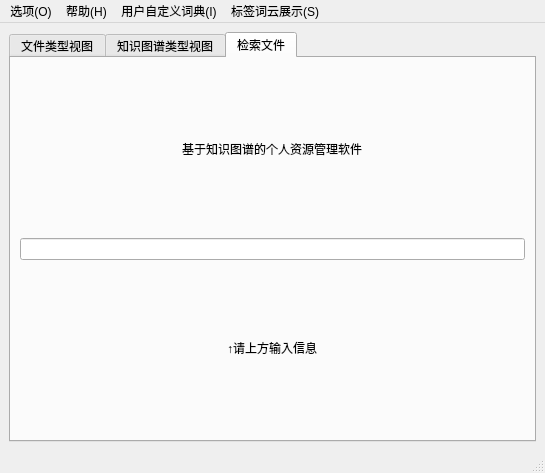
<?xml version="1.0" encoding="UTF-8"?>
<ui version="4.0">
 <class>GraphShowWindow</class>
 <widget class="QMainWindow" name="GraphShowWindow">
  <property name="geometry">
   <rect>
    <x>0</x>
    <y>0</y>
    <width>545</width>
    <height>473</height>
   </rect>
  </property>
  <property name="windowTitle">
   <string>MainWindow</string>
  </property>
  <widget class="QWidget" name="centralwidget">
   <layout class="QGridLayout" name="gridLayout">
    <item row="0" column="0">
     <widget class="QTabWidget" name="tabWidget">
      <property name="currentIndex">
       <number>2</number>
      </property>
      <widget class="QWidget" name="file_view">
       <attribute name="title">
        <string>文件类型视图</string>
       </attribute>
       <layout class="QGridLayout" name="gridLayout_7">
        <item row="0" column="0">
         <widget class="QTreeView" name="treeView"/>
        </item>
        <item row="0" column="1">
         <layout class="QGridLayout" name="gridLayout_5">
          <item row="0" column="0">
           <widget class="QLabel" name="label_3">
            <property name="text">
             <string>基本属性</string>
            </property>
           </widget>
          </item>
          <item row="1" column="0">
           <widget class="QListView" name="listView"/>
          </item>
          <item row="2" column="0">
           <widget class="QLabel" name="label_4">
            <property name="text">
             <string>领域信息</string>
            </property>
           </widget>
          </item>
          <item row="3" column="0">
           <widget class="QListView" name="listView_2"/>
          </item>
          <item row="4" column="0">
           <widget class="QLabel" name="label_5">
            <property name="text">
             <string>特征信息</string>
            </property>
           </widget>
          </item>
          <item row="5" column="0">
           <widget class="QListView" name="listView_3"/>
          </item>
         </layout>
        </item>
        <item row="0" column="2">
         <layout class="QGridLayout" name="gridLayout_3">
          <item row="0" column="0">
           <layout class="QGridLayout" name="gridLayout_4">
            <item row="0" column="0">
             <widget class="Line" name="line_7">
              <property name="orientation">
               <enum>Qt::Vertical</enum>
              </property>
             </widget>
            </item>
            <item row="0" column="1">
             <layout class="QGridLayout" name="gridLayout_6">
              <item row="0" column="0">
               <widget class="QLabel" name="label_6">
                <property name="text">
                 <string>关联文档</string>
                </property>
               </widget>
              </item>
              <item row="0" column="1">
               <widget class="Line" name="line_6">
                <property name="orientation">
                 <enum>Qt::Vertical</enum>
                </property>
               </widget>
              </item>
              <item row="0" column="2">
               <widget class="QLabel" name="label_7">
                <property name="text">
                 <string>关联度</string>
                </property>
               </widget>
              </item>
             </layout>
            </item>
           </layout>
          </item>
          <item row="1" column="0">
           <widget class="QTableView" name="tableView"/>
          </item>
          <item row="2" column="0">
           <widget class="QLabel" name="label_8">
            <property name="text">
             <string>标签</string>
            </property>
           </widget>
          </item>
          <item row="3" column="0">
           <widget class="QTableView" name="tableView_2"/>
          </item>
         </layout>
        </item>
       </layout>
      </widget>
      <widget class="QWidget" name="graph_view">
       <attribute name="title">
        <string>知识图谱类型视图</string>
       </attribute>
      </widget>
      <widget class="QWidget" name="tab">
       <attribute name="title">
        <string>检索文件</string>
       </attribute>
       <layout class="QGridLayout" name="gridLayout_2">
        <item row="1" column="0">
         <widget class="QLineEdit" name="lineEdit">
          <property name="text">
           <string/>
          </property>
         </widget>
        </item>
        <item row="2" column="0" alignment="Qt::AlignHCenter|Qt::AlignVCenter">
         <widget class="QLabel" name="label_2">
          <property name="styleSheet">
           <string notr="true">font: 15pt &quot;华文中宋&quot;;</string>
          </property>
          <property name="text">
           <string>↑请上方输入信息</string>
          </property>
         </widget>
        </item>
        <item row="0" column="0" alignment="Qt::AlignHCenter|Qt::AlignVCenter">
         <widget class="QLabel" name="label">
          <property name="styleSheet">
           <string notr="true">font: 20pt &quot;华文中宋&quot;;</string>
          </property>
          <property name="text">
           <string>基于知识图谱的个人资源管理软件</string>
          </property>
          <property name="textFormat">
           <enum>Qt::PlainText</enum>
          </property>
          <property name="wordWrap">
           <bool>false</bool>
          </property>
          <property name="openExternalLinks">
           <bool>true</bool>
          </property>
          <property name="buddy">
           <cstring></cstring>
          </property>
         </widget>
        </item>
       </layout>
      </widget>
     </widget>
    </item>
   </layout>
  </widget>
  <widget class="QMenuBar" name="menubar">
   <property name="geometry">
    <rect>
     <x>0</x>
     <y>0</y>
     <width>545</width>
     <height>26</height>
    </rect>
   </property>
   <widget class="QMenu" name="menu">
    <property name="title">
     <string>选项(O)</string>
    </property>
    <addaction name="action_S"/>
    <addaction name="separator"/>
    <addaction name="action_X"/>
    <addaction name="separator"/>
   </widget>
   <widget class="QMenu" name="menu_H">
    <property name="title">
     <string>帮助(H)</string>
    </property>
    <addaction name="action_A"/>
    <addaction name="separator"/>
   </widget>
   <widget class="QMenu" name="menu_I">
    <property name="title">
     <string>用户自定义词典(I)</string>
    </property>
    <addaction name="action_D"/>
    <addaction name="separator"/>
    <addaction name="action_F"/>
    <addaction name="separator"/>
   </widget>
   <widget class="QMenu" name="menu_S">
    <property name="title">
     <string>标签词云展示(S)</string>
    </property>
    <addaction name="action_3"/>
    <addaction name="separator"/>
   </widget>
   <addaction name="menu"/>
   <addaction name="menu_H"/>
   <addaction name="menu_I"/>
   <addaction name="menu_S"/>
  </widget>
  <widget class="QStatusBar" name="statusbar"/>
  <action name="action_S">
   <property name="text">
    <string>设置(&amp;S)</string>
   </property>
  </action>
  <action name="action_X">
   <property name="text">
    <string>退出(&amp;X)</string>
   </property>
  </action>
  <action name="action_A">
   <property name="text">
    <string>关于(&amp;A)</string>
   </property>
  </action>
  <action name="action_D">
   <property name="text">
    <string>词典选择(&amp;D)</string>
   </property>
  </action>
  <action name="action_F">
   <property name="text">
    <string>自定义导入(&amp;F)</string>
   </property>
  </action>
  <action name="action_3">
   <property name="text">
    <string>标签词云界面(&amp;L)</string>
   </property>
  </action>
 </widget>
 <resources/>
 <connections/>
</ui>
